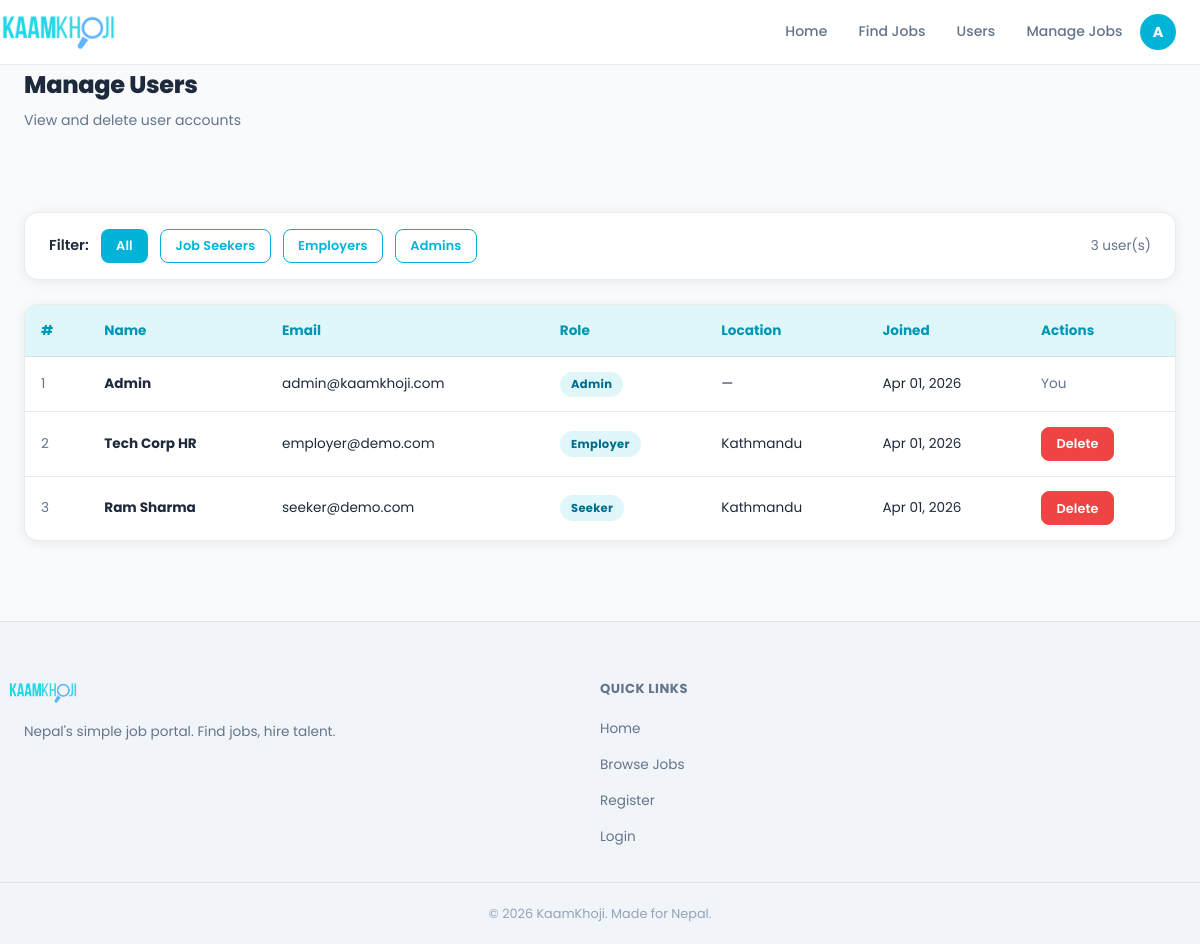
The page /admin/users.php (signed in) on the database its author committed.
### tables this page shows
CREATE TABLE IF NOT EXISTS users (
    id          INT AUTO_INCREMENT PRIMARY KEY,
    name        VARCHAR(100) NOT NULL,
    email       VARCHAR(150) NOT NULL UNIQUE,
    password    VARCHAR(255) NOT NULL,            
    role        ENUM('seeker','employer','admin') NOT NULL DEFAULT 'seeker',
    phone       VARCHAR(20),
    location    VARCHAR(100),
    bio         TEXT,
    created_at  TIMESTAMP DEFAULT CURRENT_TIMESTAMP
);

### includes/auth.php (called while the page is built, shortened)
<?php
function getUserId(): ?int {
    return $_SESSION['user_id'] ?? null;
}

### admin/users.php (the view, shortened to what this page needs)
<?php
require_once '../includes/auth.php';
$pdo = getPDO();
$filterRole = $_GET['role'] ?? '';
$validRoles = ['seeker', 'employer', 'admin'];
if (in_array($filterRole, $validRoles)) {
    $stmt = $pdo->prepare("SELECT * FROM users WHERE role = ? ORDER BY created_at DESC");
    $stmt->execute([$filterRole]);
} else {
    $stmt = $pdo->query("SELECT * FROM users ORDER BY created_at DESC");
}
$users = $stmt->fetchAll();
require_once '../includes/header.php';
?>
<div class="page-header">
    <div class="container">
        <h1>Manage Users</h1>
        <p>View and delete user accounts</p>
    </div>
</div>
<div class="container section">
    <div class="card mb-3" style="padding:1rem 1.5rem;">
        <div style="display:flex; gap:0.75rem; align-items:center; flex-wrap:wrap;">
            <span style="font-weight:600; font-size:.9rem;">Filter:</span>
            <a href="<?= BASE_URL ?>/admin/users.php" class="btn <?= !$filterRole ? 'btn-primary' : 'btn-outline' ?> btn-sm">All</a>
            <a href="<?= BASE_URL ?>/admin/users.php?role=seeker" class="btn <?= $filterRole === 'seeker'   ? 'btn-primary' : 'btn-outline' ?> btn-sm">Job Seekers</a>
            <a href="<?= BASE_URL ?>/admin/users.php?role=employer" class="btn <?= $filterRole === 'employer' ? 'btn-primary' : 'btn-outline' ?> btn-sm">Employers</a>
            <a href="<?= BASE_URL ?>/admin/users.php?role=admin" class="btn <?= $filterRole === 'admin'    ? 'btn-primary' : 'btn-outline' ?> btn-sm">Admins</a>
            <span class="text-muted text-sm" style="margin-left:auto;"><?= count($users) ?> user(s)</span>
        </div>
    </div>
    <div class="table-wrap">
        <table>
            <thead>
                <tr>
                    <th>#</th>
                    <th>Name</th>
                    <th>Email</th>
                    <th>Role</th>
                    <th>Location</th>
                    <th>Joined</th>
                    <th>Actions</th>
                </tr>
            </thead>
            <tbody>
                <?php foreach ($users as $u): ?>
                    <tr>
                        <td class="text-muted"><?= $u['id'] ?></td>
                        <td><strong><?= htmlspecialchars($u['name']) ?></strong></td>
                        <td><?= htmlspecialchars($u['email']) ?></td>
                        <td>
                            <span class="status-badge <?= $u['role'] === 'admin' ? 'status-reviewed' : ($u['role'] === 'employer' ? 'status-accepted' : 'status-pending') ?>">
                                <?= ucfirst($u['role']) ?>
                            </span>
                        </td>
                        <td><?= htmlspecialchars($u['location'] ?? '—') ?></td>
                        <td><?= date('M d, Y', strtotime($u['created_at'])) ?></td>
                        <td>
                            <?php if ($u['id'] !== getUserId()): ?>
                                <a href="<?= BASE_URL ?>/api/delete.php?type=user&id=<?= $u['id'] ?>"
                                    onclick="return confirm('Delete user <?= htmlspecialchars(addslashes($u['name'])) ?>? This will also delete their jobs and applications.')"
                                    class="btn btn-danger btn-sm">Delete</a>
                            <?php else: ?>
                                <span class="text-muted text-sm">You</span>
                            <?php endif; ?>
                        </td>
                    </tr>
                <?php endforeach; ?>
            </tbody>
        </table>
    </div>
</div>
<?php require_once '../includes/footer.php'; ?>

### css/admin-pages.css (style rules this page uses)
:root { --primary: #00b4d8; --primary-dark: #0096b3; --primary-light: rgba(0, 180, 216, 0.12); --accent: #38c9e8; --success: #10b981; --warning: #f59e0b; --error: #ef4444; --info: #60a5fa; --bg: #f8fafc; --bg-2: #f1f5f9; --bg-card: #ffffff; --bg-card-solid: #ffffff; --bg-nav: rgba(255, 255, 255, 0.92); --text: #1e293b; --text-muted: #64748b; --text-light: #94a3b8; --border: rgba(0, 0, 0, 0.08); --border-glow: rgba(0, 180, 216, 0.45); --shadow: rgba(0, 0, 0, 0.07); --shadow-md: rgba(0, 0, 0, 0.13); --shadow-cyan: 0 0 40px rgba(0, 180, 216, 0.18); --gradient: #00b4d8; --gradient-text: linear-gradient(135deg, #00b4d8 0%, #0077a8 100%); --gradient-gold: linear-gradient(135deg, #00b4d8 0%, #0096b3 100%); --hero-bg: #f8fafc; --hero-gradient: linear-gradient( 135deg, #e0f7fa 0%, #f0fdff 50%, #f8fafc 100% ); --radius: 14px; --radius-sm: 8px; --radius-lg: 24px; --radius-xl: 40px; --transition: 0.25s ease; }
[data-theme="light"] { --border-glow: rgba(0, 180, 216, 0.4); --shadow-cyan: 0 0 30px rgba(0, 180, 216, 0.12); --primary-light: rgba(0, 180, 216, 0.1); }
*, *::before, *::after { box-sizing: border-box; margin: 0; padding: 0; }
html { scroll-behavior: smooth; }
body { font-family: "Satoshi", "Poppins", sans-serif; background: var(--bg); color: var(--text); line-height: 1.65; transition: background var(--transition), color var(--transition); min-height: 100vh; display: flex; flex-direction: column; -webkit-font-smoothing: antialiased; }
a { color: var(--primary); text-decoration: none; transition: color var(--transition); }
.btn { display: inline-flex; align-items: center; justify-content: center; gap: 0.4rem; padding: 0.65rem 1.5rem; border-radius: var(--radius-sm); font-family: "Satoshi", "Poppins", sans-serif; font-size: 0.88rem; font-weight: 600; cursor: pointer; border: 1.5px solid transparent; transition: all var(--transition); text-decoration: none; white-space: nowrap; letter-spacing: 0.01em; }
.btn-primary { background: #00b4d8; color: #fff; border-color: transparent; }
.btn-outline { background: transparent; color: var(--primary); border-color: var(--primary); }
.btn-danger { background: var(--error); color: #fff; border-color: var(--error); }
.btn-sm { padding: 0.35rem 0.9rem; font-size: 0.8rem; }
.container { max-width: 1200px; margin: 0 auto; padding: 0 1.5rem; }
.section { padding: 5rem 1.5rem; }
.card { background: var(--bg-card); border: 1px solid var(--border); border-radius: var(--radius); padding: 1.5rem; transition: all var(--transition); }
[data-theme="light"] .card { background: #fff; box-shadow: 0 2px 12px var(--shadow); }
.page-header h1 { font-size: 1.5rem; font-weight: 800; letter-spacing: -0.3px; }
.page-header p { color: var(--text-muted); font-size: 0.88rem; margin-top: 0.25rem; }
.table-wrap { background: var(--bg-card); border: 1px solid var(--border); border-radius: var(--radius); overflow: hidden; overflow-x: auto; }
[data-theme="light"] .table-wrap { background: #fff; box-shadow: 0 2px 12px var(--shadow); }
table { width: 100%; border-collapse: collapse; }
thead { background: rgba(0, 180, 216, 0.08); }
[data-theme="light"] thead { background: #e0f7fa; }
th, td { padding: 0.9rem 1rem; text-align: left; font-size: 0.85rem; border-bottom: 1px solid var(--border); }
th { font-weight: 700; color: var(--accent); white-space: nowrap; }
[data-theme="light"] th { color: var(--primary-dark); }
tr:last-child td { border-bottom: none; }
.status-badge { padding: 0.2rem 0.7rem; border-radius: 50px; font-size: 0.72rem; font-weight: 700; display: inline-block; letter-spacing: 0.3px; }
.status-pending, .status-reviewed, .status-accepted, .status-active { background: rgba(0, 180, 216, 0.15); color: #0096b3; }
[data-theme="light"] .status-pending, [data-theme="light"] .status-reviewed, [data-theme="light"] .status-accepted, [data-theme="light"] .status-active { background: #e0f7fa; color: #006b8f; }
.text-muted { color: var(--text-muted); }
.text-sm { font-size: 0.85rem; }
.mb-3 { margin-bottom: 1.5rem; }
:root { --navbar-height: 64px; --radius-full: 9999px; }

### rows shown on the page
users: id "1", name "Admin", email "admin@kaamkhoji.com", role "Admin", location "—", created_at "Apr 01, 2026", shows "You"
users: id "2", name "Tech Corp HR", email "employer@demo.com", role "Employer", location "Kathmandu", created_at "Apr 01, 2026"
users: id "3", name "Ram Sharma", email "seeker@demo.com", role "Seeker", location "Kathmandu", created_at "Apr 01, 2026"

### other values the page prints
mb_substr(getUserName(), 0, 1) "A"
count($users) "3"
